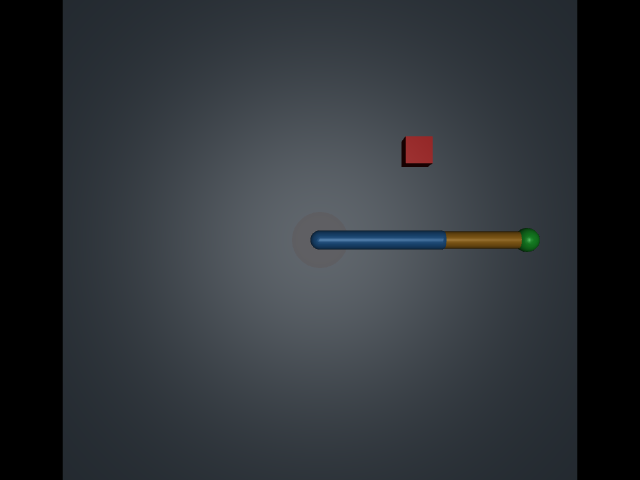
#> input picture assets/images/overhead_frame.png, 640 x 480 px
$ python -i vision.py   (imports and definitions only)
#> lines starting #> are read from the running program, lines starting #| are printed output that depends on the picture; after the words box and inside, x2 and y2 are one past the last pixel; in counts of white or black regions, pixels touching at a corner belong together

import numpy as np
from numpy.typing import NDArray

import cv2


def create_red_mask(
    frame_rgb: NDArray[np.uint8]
) -> NDArray[np.uint8]:
    frame_hsv = cv2.cvtColor(
        frame_rgb,
        cv2.COLOR_RGB2HSV,
    )
#> frame_hsv: shape (480, 640, 3); mean H, S, V 84, 41.4, 56.8

    lower_red_1 = np.array([0, 100, 50], dtype=np.uint8)
    upper_red_1 = np.array([10, 255, 255], dtype=np.uint8)

    lower_red_2 = np.array([170, 100, 50], dtype=np.uint8)
    upper_red_2 = np.array([179, 255, 255], dtype=np.uint8)

    mask_1 = cv2.inRange(
        frame_hsv,
        lower_red_1,
        upper_red_1
    )
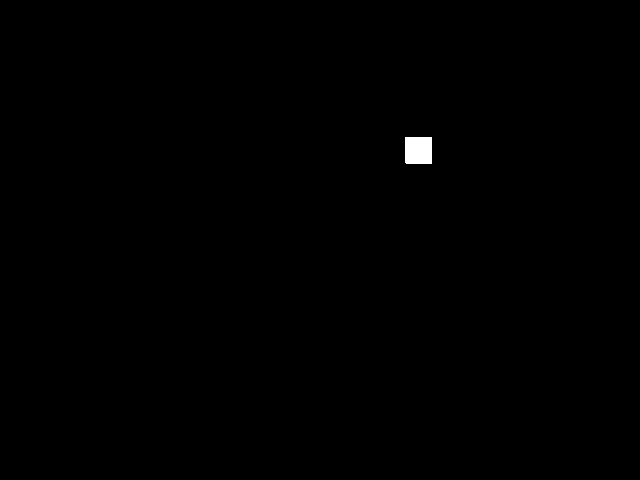
#> mask_1: shape (480, 640); 0.24% white; 1 white region, box (x1, y1, x2, y2) and area: (405, 137, 432, 164) 728

    mask_2 = cv2.inRange(
        frame_hsv,
        lower_red_2,
        upper_red_2
    )
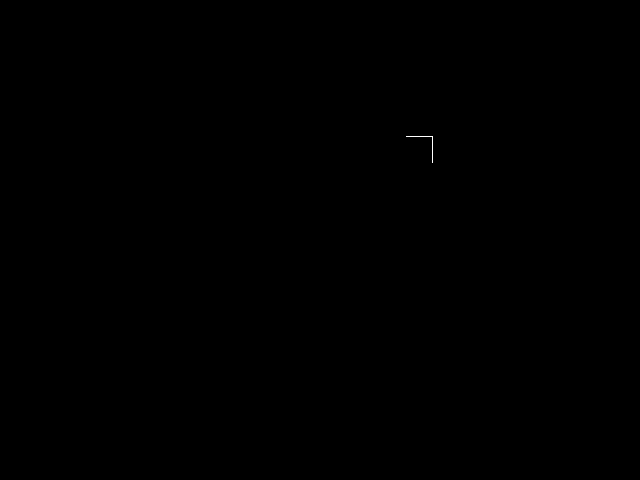
#> mask_2: shape (480, 640); 0.02% white in thin lines or dots, all inside (x1, y1, x2, y2) = (406, 136, 433, 163)

    red_mask = cv2.bitwise_or(mask_1, mask_2)
#> red_mask: shape (480, 640); 0.25% white; 1 white region, box (x1, y1, x2, y2) and area: (405, 136, 433, 164) 781

    return red_mask

def detect_red_target_centroid(
    frame_rgb: NDArray[np.uint8],
) -> tuple[int, int] | None:

    red_mask = create_red_mask(frame_rgb)

    contours, _ = cv2.findContours(
        red_mask,
        cv2.RETR_EXTERNAL,
        cv2.CHAIN_APPROX_SIMPLE
    )
#> contours = 1 item

    if not contours:
        return None


    largest_contour = max(
        contours,
        key=cv2.contourArea
    )
#> largest_contour = [[406, 136], [405, 137], [405, 162], [406, 163], [431, 163], [432, 162], [432, 136]]

    moments = cv2.moments(largest_contour)
#> moments = moments, m00 727.5, centre m10/m00, m01/m00 = (418.5, 149.5)

    if moments["m00"] == 0:
        return None

    centroid_u_px = round(
        moments["m10"] / moments["m00"]
    )
#> centroid_u_px = 419
    centroid_v_px = round(
        moments["m01"] / moments["m00"]
    )
#> centroid_v_px = 149

    return centroid_u_px, centroid_v_px

>>> import cv2
>>> picture = cv2.cvtColor(cv2.imread('../../assets/images/overhead_frame.png'), cv2.COLOR_BGR2RGB)
>>> result = detect_red_target_centroid(picture)
#> result = (419, 149)
